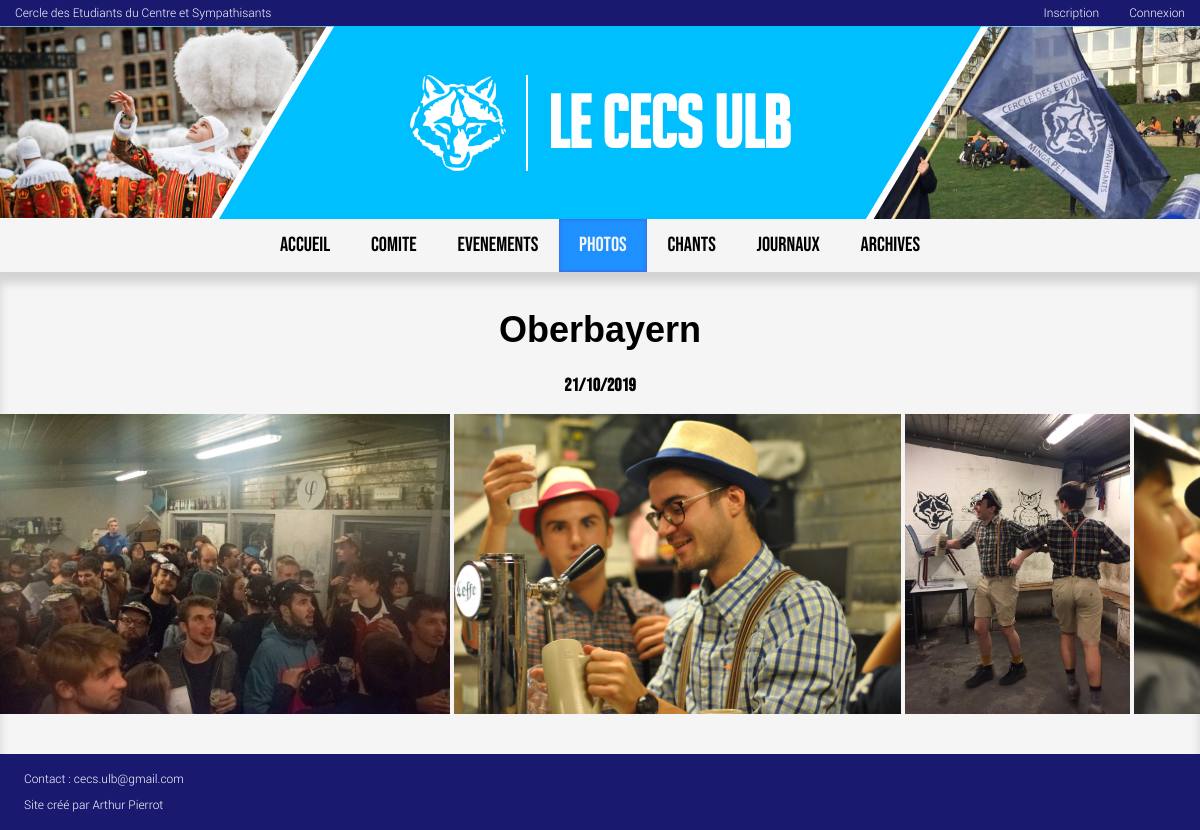
The app's page /photo/ with its own data.
### main/models.py (models this page shows, shortened)
class Album(models.Model):
	name = models.CharField(max_length=30)
	pub_date = models.DateField()
	def get_photos(self):
		return Photo.objects.filter(album=self)

class Photo(models.Model):
	album = models.ForeignKey(Album, on_delete=models.CASCADE)
	image = models.ImageField(upload_to='gallery')

### main/views.py (the view)
# urls.py: path('photo/', views.PhotoView.as_view(), name='photo'),
class PhotoView(generic.ListView):
	template_name = 'main/photo.html'
	context_object_name = 'albums'
	def get_queryset(self):
		return Album.objects.all().order_by('-pub_date')

### main/templates/main/photo.html (shortened to what this page needs)
{% extends "main/base.html" %}
{% load static %}
{% block navbar %}
    <ul>
        <li><a href="{% url 'main:index' %}">ACCUEIL</a></li>
        <li><a href="{% url 'main:comite' %}">COMITE</a></li>
        <li><a href="?">EVENEMENTS</a></li>
        <li><a href="{% url 'main:photo' %}" class="active">PHOTOS</a></li>
        <li><a href="?">CHANTS</a></li>
        <li><a href="?">JOURNAUX</a></li>
        <li><a href="?">ARCHIVES</a></li>
    </ul>
{% endblock %}
{% block content %}
    {% if albums %}
        <div class="albums">
            {% for album in albums %}
                <div class="album">
                    <h2>{{ album.name }}</h2>
                    <h3>{{ album.pub_date|date:'d/m/Y'}}</h3>
                    <div class="photos">
                        {% for photo in album.get_photos %}
                            <img src="{{ photo.image.url }}" alt="">
                        {% endfor %}
                    </div>
                </div>
            {% endfor %}
        </div>
    {% endif %}
{% endblock %}

### main/static/main/style.css (style rules this page uses)
:root { --title-text-color: white; --title-bg-color: deepskyblue; --last-event-text-color: dodgerblue; --last-event-bg-color: whitesmoke; --last-event-shadow-color: lightgrey; --incoming-event-text-color: whitesmoke; --incoming-event-bg-color: dodgerblue; --incoming-event-shadow-color: royalblue; --comite-text-color: dodgerblue; --comite-bg-color: whitesmoke; --comite-shadow-color: lightgrey; --comite-bureau-text-color: whitesmoke; --comite-bureau-bg-color: dodgerblue; --comite-bureau-shadow-color: royalblue; }
.navbar ul { list-style-type: none; margin: 0; padding: 0; width: 100%; display: flex; justify-content: center; }
.navbar li { float: left; }
.navbar li a { display: block; padding: 0.7em 1em; text-decoration: none; text-align: center; font-family: "Bebas Neue", sans-serif; font-size: 1.7vw; color: black; }
.active { color: whitesmoke !important; background-color: dodgerblue !important; box-shadow: inset 0 0 3px 1px royalblue; }
body { margin: 0; padding: 0; background-color: whitesmoke; text-align: center; }
h2 { margin: 0; position: relative; padding-top: 3vw; text-align: center; font-family: "LEMONMILK-Regular", sans-serif; font-size: 3vw; }
h2:after { content: ""; position: absolute; top: 110%; left: 50%; width: 100px; border-radius: 4px; transform: translateX(-50%); }
h3 { left: auto; right: auto; padding-top: 0.5vw; text-align: center; font-family: "Bebas Neue", sans-serif; font-size: 1.5vw; }
a, a:visited { text-decoration: none; }
.photos { overflow: auto; white-space: nowrap; padding-bottom: 3vw; }
.photos img { height: 25vw; display: inline-block; }
.album { box-shadow: inset 0 10px 10px var(--last-event-shadow-color); }

### records on screen
Album: name "Oberbayern", pub_date "21/10/2019"
Photo: image (picture)
Photo: image (picture)
Photo: image (picture)
Photo: image (picture)
